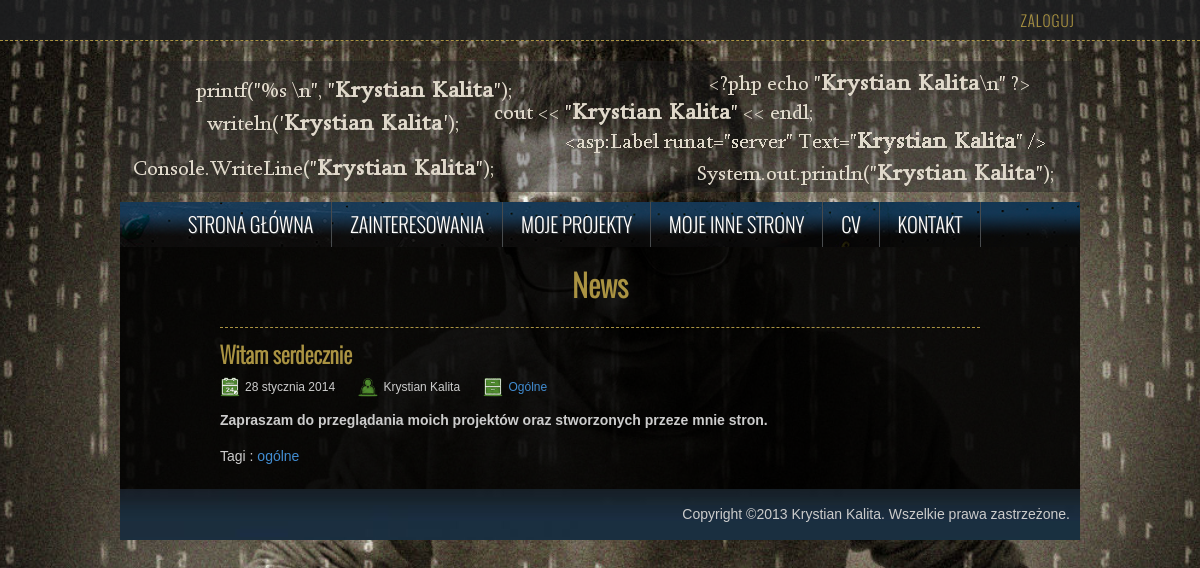
The page /index.php on the database its author committed.
### tables this page shows
CREATE TABLE IF NOT EXISTS `news` (
  `id` int(11) NOT NULL AUTO_INCREMENT,
  `tytul` varchar(50) NOT NULL,
  `obrazek` varchar(50) NOT NULL,
  `dodano` datetime NOT NULL,
  `autor_id` int(11) NOT NULL,
  `tresc` text NOT NULL,
  `dzial_id` int(11) NOT NULL,
  PRIMARY KEY (`id`)
);

CREATE TABLE IF NOT EXISTS `users` (
  `id` int(11) NOT NULL AUTO_INCREMENT,
  `username` varchar(255) NOT NULL,
  `password` char(64) NOT NULL,
  `salt` char(16) NOT NULL,
  `email` varchar(255) NOT NULL,
  `imie` varchar(50) DEFAULT NULL,
  `nazwisko` varchar(50) DEFAULT NULL,
  PRIMARY KEY (`id`),
  UNIQUE KEY `username` (`username`),
  UNIQUE KEY `email` (`email`)
);

CREATE TABLE IF NOT EXISTS `dzial` (
  `id` int(11) NOT NULL AUTO_INCREMENT,
  `nazwa` varchar(50) NOT NULL,
  PRIMARY KEY (`id`)
);

CREATE TABLE IF NOT EXISTS `tagi_news` (
  `news_id` int(11) NOT NULL,
  `tagi_id` int(11) NOT NULL,
  PRIMARY KEY (`news_id`,`tagi_id`)
);

CREATE TABLE IF NOT EXISTS `tagi` (
  `id` int(11) NOT NULL AUTO_INCREMENT,
  `nazwa` varchar(50) NOT NULL,
  PRIMARY KEY (`id`)
);

### pomocnicze/funkcje.php (called while the page is built, shortened)
<?php
    function ZwrocData($data)
    {
        $miesiac_slownie = array(
            1 => 'stycznia', 2 => 'lutego', 3 => 'marca', 4 => 'kwietnia',
            5 => 'maja', 6 => 'czerwca', 7 => 'lipca', 8 => 'sierpnia',
            9 => 'wrzesnia', 10 => 'października', 11 => 'listopada', 12 => 'grudnia'
        );
        $dzien = date('d', strtotime($data));
        $miesiac = date('n', strtotime($data));
        $rok = date('Y', strtotime($data));
        return $dzien.' '.$miesiac_slownie[$miesiac].' '.$rok;
    }
    function ZwrocAutor($username, $imie, $nazwisko)
    {
        if(empty($imie) || empty($nazwisko))
            return $username;
        else
            return $imie.' '.$nazwisko;
    }

### index.php (the view, shortened to what this page needs)
<?php
    require './top.php';
?>
<?php
    $query = 'SELECT A.id, A.tytul, A.dodano, A.tresc, B.username AS autor_username, '
            . 'B.imie AS autor_imie, B.nazwisko AS autor_nazwisko, '
            . 'C.nazwa AS dzial, C.id AS dzial_id '
            . 'FROM news A '
            . 'LEFT JOIN users B ON A.autor_id = B.id '
            . 'LEFT JOIN dzial C ON A.dzial_id = C.id ';
    $query .= 'ORDER BY A.dodano DESC';
    try
    {
        $stmt = $db->prepare($query);
        if(isset($_GET['dzial']))
            $stmt->execute($query_params);
        else
            $stmt->execute();
    }
    catch (PDOException $ex)
    {
    }
    $newsy = $stmt->fetchAll();
    $query = 'SELECT A.news_id AS news_id, A.tagi_id AS tags_id, B.nazwa '
            . 'FROM tagi_news A '
            . 'LEFT JOIN tagi B ON A.tagi_id = B.id '
            . 'ORDER BY news_id ';
    try
    {
        $stmt = $db->prepare($query);
        $stmt->execute();
    } catch (PDOException $ex) {
    }
    $tagi = $stmt->fetchAll();
?>
<div class="wysrodkuj"><div class="MarginesyH2"><h2>News</h2></div></div>
<div id="NewsWyswietlanie">
    <?php foreach($newsy as $news_i => $news_e) {
        if(empty($_GET['tag']) || SprawdzNewsTags($tagi, $news_e['id'], $_GET['tag'])) { ?>
        <div class="news">
            <div class="tytul"><h3><?php echo $news_e['tytul']; ?></h3></div>
            <ul class="meta">
                <li class="data"><?php echo ZwrocData($news_e['dodano']); ?></li>
                <li class="autor"><?php echo ZwrocAutor($news_e['autor_username'], $news_e['autor_imie'], $news_e['autor_nazwisko']) ?></li>
                <li class="dzial"><a href="index.php?dzial=<?php echo $news_e['dzial_id'] ?>"><?php echo $news_e['dzial'] ?></a></li>
            </ul>
            <div class="tresc"><?php echo $news_e['tresc'] ?></div>
            <div class='tagi'>Tagi :
                <?php foreach($tagi as $tagi_i => $tagi_e)
                {
                    if($tagi_e['news_id'] == $news_e['id'])
                    {
                ?>
                        <a href="index.php?tag=<?php echo $tagi_e['tags_id'] ?>"><?php echo $tagi_e['nazwa'] ?></a>
                <?php
                    }
                }
                ?>
            </div>
        </div>
    <?php }
        }?>
</div>
<?php
    require './bottom.php';
?>

### style/styl.css (style rules this page uses)
* { margin: 0; padding: 0; }
body { color: rgb(204, 204, 204); font-family: Arial,Helvetica,sans-serif; font-weight: 300; font-size: 14px; background-image: url("../obrazki/tlo.jpg"); background-repeat: no-repeat; background-attachment: fixed; background-size: cover; background-position: center; }
body a { transition: background-color 0.2s linear 0s, color 0.2s linear 0s; color: rgb(65, 140, 209); text-decoration: none; }
* { margin: 0px; padding: 0px; }
h1, h2, h3, h4, h5, h6 { color: rgb(170, 147, 66); font-family: 'Oswald'; }
h2 { font-size: 30px; }
h3 { font-size: 22px; }
.wysrodkuj { margin-left: auto; margin-right: auto; text-align: center; }
.MarginesyH2 { padding-bottom: 10px; padding-top: 15px; }
#NewsWyswietlanie { padding-bottom: 15px; }
#NewsWyswietlanie .news { margin-top: 10px; margin-left: 100px; margin-right: 100px; padding-top: 10px; padding-bottom: 10px; border-top: 1px dashed rgb(170, 147, 66); overflow: hidden; }
#NewsWyswietlanie .news .tytul { text-align: left; margin-bottom: 7px; }
#NewsWyswietlanie .news .meta { list-style-type: none; margin-bottom: 15px; font-size: 12px; }
#NewsWyswietlanie .news .meta li { display: inline-block; background-size: contain; background-position: left bottom; background-repeat: no-repeat; padding: 3px 20px 3px 25px; }
#NewsWyswietlanie .news .meta .data { background-image: url('../obrazki/kalendarz.png'); }
#NewsWyswietlanie .news .meta .autor { background-image: url('../obrazki/autor.png'); }
#NewsWyswietlanie .news .meta .dzial { background-image: url('../obrazki/dzial.png'); }
#NewsWyswietlanie .news .tresc { padding-bottom: 10px; font-weight: bold; }
#NewsWyswietlanie .news .tagi { padding-top: 10px; }

### rows shown on the page
news: tytul "Witam serdecznie", dodano "28 stycznia 2014", users.username+imie+nazwisko "Krystian Kalita", dzial.nazwa "Ogólne", tresc "Zapraszam do przeglądania moich projektów oraz stworzonych przeze mnie stron."
tagi_news: tagi.nazwa "ogólne"
